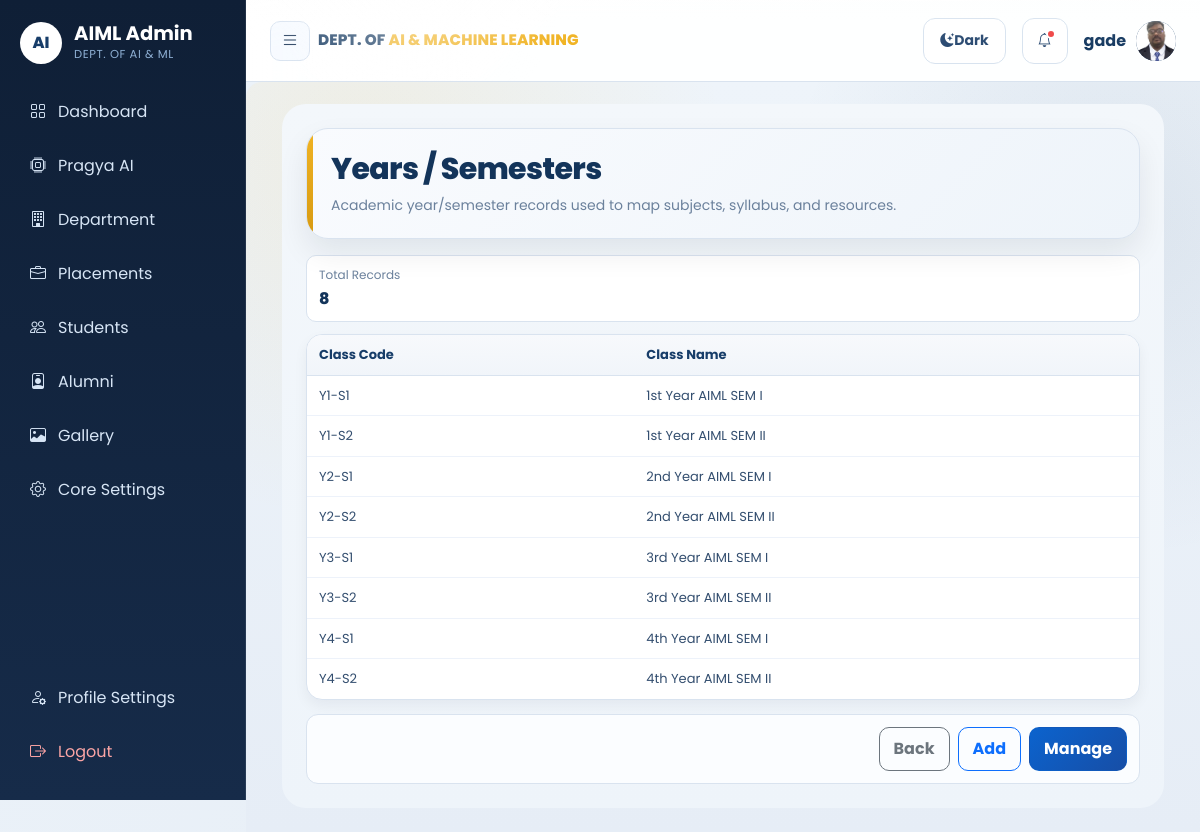
/admin/settings/department_option.php (signed in), run on the app's committed database.
### tables this page shows
CREATE TABLE `class` (
  `id` int(11) NOT NULL,
  `class_code` varchar(500) NOT NULL,
  `class_name` varchar(500) NOT NULL
);

### libraries/mysql.class.php (called while the page is built, shortened)
<?php
class DataBasePDO
{
	private static $hostname	=  DB_SERVER;
	private static $username	=  DB_USER;
	private static $password	=  DB_PASS;
	private static $dbname		=  DB_DATABASE;
	private static $instance 	= FALSE;
	private $db;
	public $fetch_mode 			= PDO::FETCH_ASSOC;
	private $last_statement		= NULL;
 	public function __construct($connect = true, $dataBase = null, $server = null,$userName = null, $passWord = null){
			$this->db = self::$instance;
 			return self::$instance;
 	}
	public function connectToDB(){
			$dns='mysql:host='.self::$hostname.';dbname='.self::$dbname;
	    	self::$instance = new PDO($dns, self::$username, self::$password);
	    	self::$instance->setAttribute(PDO::ATTR_ERRMODE, PDO::ERRMODE_EXCEPTION);
	    	self::$instance->setAttribute(PDO::ATTR_DEFAULT_FETCH_MODE, PDO::FETCH_ASSOC);
	    	$this->db = self::$instance;
	}
	public function executeQuery($sqlQuery = NULL){
			try {
				$this->affected_row = $this->db->exec($sqlQuery);
				return $this->affected_row;
			}
			catch (PDOException $e){
				$this->logDatabaseError($e);
				return false;
			}
	}
	public function getOnePrepared($sqlQuery = NULL, $params = array()){
			if (!$this->internalPreparedQuery($sqlQuery, $params)){
				return false;
			}
			$result = $this->last_statement->fetch();
			return $result;
	}
	public function getAllResults($sqlQuery = NULL){
			if (!$this->internalQuery($sqlQuery)){
				return array();
			}
			$result = $this->last_statement->fetchAll();
			return $result;
	}
	public function internalQuery($sqlQuery = NULL){
			try {
				$stmt = $this->db->query($sqlQuery);
				$stmt->setFetchMode($this->fetch_mode);
				$this->last_statement = $stmt;
				return TRUE;
			}
			catch (PDOException $e){
				$this->logDatabaseError($e);
				return false;
			}
	}
	public function internalPreparedQuery($sqlQuery = NULL, $params = array()){
			try {
				$stmt = $this->db->prepare($sqlQuery);
				$stmt->execute($params);
				$stmt->setFetchMode($this->fetch_mode);
				$this->last_statement = $stmt;
				return TRUE;
			}
			catch (PDOException $e){
				$this->logDatabaseError($e);
				return false;
			}
	}
}
?>

### libraries/functions.class.php (called while the page is built, shortened)
<?php
	include_once("mysql.class.php");
 	class DataFunctions {
 		public $dbObj;
 		public function __construct(){
 			$this->dbObj = new DataBasePDO();
			try { $this->ensureAdminSchema(); } catch (Exception $e) {}
			try { $this->ensureModernAuthSchema(); } catch (Exception $e) {}
			try { $this->ensureStaffAuthSchema(); } catch (Exception $e) {}
			try { $this->ensureEventSchema(); } catch (Exception $e) {}
 		}
	private function assertSafeIdentifier($identifier){
		$identifier = trim((string)$identifier);
		return $identifier;
	}
	private function ensureUsersRoleSchema(){
		$usersTable = $this->assertSafeIdentifier(TB_USERS);
		if ($this->tableHasColumn($usersTable, 'role')) {
			return;
		}
		$this->dbObj->executeQuery("ALTER TABLE `".$usersTable."` ADD COLUMN `role` ENUM('student','alumni','admin') NOT NULL DEFAULT 'student'");
		$this->dbObj->executeQuery('CREATE INDEX `idx_users_role` ON `'.$usersTable.'` (`role`)');
	}
	private function ensureModernAuthSchema(){
		$this->ensureColumnDefinition(ADMIN_TABLE, 'last_access', "timestamp NULL DEFAULT NULL COMMENT 'customer login time and date is stored'");
		$this->ensureColumnDefinition(TB_USERS, 'password', "varchar(255) NOT NULL COMMENT 'user password is stored'");
		$this->ensureColumnDefinition(ADMIN_TABLE, 'password', "varchar(255) NOT NULL COMMENT 'customer password is stored'");
		$this->ensureColumnDefinition(TB_USERS, 'address', "varchar(255) NOT NULL COMMENT 'user address is stored'");
		$this->ensureColumnDefinition(ADMIN_TABLE, 'address', "varchar(255) NOT NULL COMMENT 'customer address is stored'");
	}
	private function ensureStaffAuthSchema(){
		$table = $this->assertSafeIdentifier(TB_STAFF);
		$idColumn = $this->dbObj->getOnePrepared(
			"SELECT COLUMN_KEY, EXTRA
			 FROM information_schema.COLUMNS
			 WHERE TABLE_SCHEMA = DATABASE()
			   AND TABLE_NAME = :table_name
			   AND COLUMN_NAME = 'id'
			 LIMIT 1",
			array(':table_name' => $table)
		);
		if (!empty($idColumn)) {
			$columnKey = strtoupper((string)($idColumn['COLUMN_KEY'] ?? ''));
			$extra = strtolower((string)($idColumn['EXTRA'] ?? ''));
			if ($columnKey === 'PRI' && strpos($extra, 'auto_increment') === false) {
				$this->dbObj->executeQuery('ALTER TABLE `'.$table.'` MODIFY `id` int(11) NOT NULL AUTO_INCREMENT');
			}
		}
		$columnCheck = $this->dbObj->getAllResults('SHOW COLUMNS FROM `'.$table.'` LIKE "password"');
		if (empty($columnCheck)) {
			$this->dbObj->executeQuery('ALTER TABLE `'.$table.'` ADD COLUMN `password` varchar(255) NOT NULL DEFAULT "" AFTER `e_mail`');
		} else {
			$this->ensureColumnDefinition($table, 'password', "varchar(255) NOT NULL DEFAULT ''");
		}
	}
	private function ensureAdminSchema(){
		$table = $this->assertSafeIdentifier(ADMIN_TABLE);
		try {
			$this->dbObj->executeQuery(
				"UPDATE `".$table."`
				 SET `last_access` = NULL
				 WHERE CAST(`last_access` AS CHAR(19)) = '0000-00-00 00:00:00'"
			);
		} catch (Exception $e) {}
		$this->ensureColumnDefinition($table, 'last_access', "timestamp NULL DEFAULT NULL COMMENT 'customer login time and date is stored'");
		$this->ensurePrimaryAutoIncrementId($table);
	}
	private function ensureAchievementsSchema(){
		$table = $this->assertSafeIdentifier(TB_ACHIEVEMENTS);
		$this->dbObj->executeQuery(
			'CREATE TABLE IF NOT EXISTS `'.$table.'` (
				`id` int(11) NOT NULL AUTO_INCREMENT,
				`category_id` tinyint(4) NOT NULL,
				`achievement_desc` blob NOT NULL,
				PRIMARY KEY (`id`)
			) ENGINE=InnoDB DEFAULT CHARSET=latin1'
		);
	}
	private function ensureGallerySchema(){
		$categoryTable = $this->assertSafeIdentifier(TB_GALLERY_CATEGORY);
		$createSql = "CREATE TABLE IF NOT EXISTS `".$categoryTable."` (
			`id` int(11) NOT NULL AUTO_INCREMENT,
			`category_name` varchar(500) NOT NULL,
			`linked_event_id` int(11) DEFAULT NULL,
			`sort_order` int(11) NOT NULL DEFAULT 0,
			`is_active` tinyint(4) NOT NULL DEFAULT 1,
			PRIMARY KEY (`id`)
		) ENGINE=InnoDB DEFAULT CHARSET=latin1";
		$this->dbObj->executeQuery($createSql);
	}
	private function ensureEventSchema(){
		$eventTypesTable = $this->assertSafeIdentifier(TB_EVENT_TYPES);
		$eventsTable = $this->assertSafeIdentifier(TB_EVENTS);
		$this->dbObj->executeQuery(
			'CREATE TABLE IF NOT EXISTS `'.$eventTypesTable.'` (
				`id` int(11) NOT NULL AUTO_INCREMENT,
				`event_type` varchar(255) NOT NULL,
				PRIMARY KEY (`id`)
			) ENGINE=InnoDB DEFAULT CHARSET=latin1'
		);
		$this->dbObj->executeQuery(
			'CREATE TABLE IF NOT EXISTS `'.$eventsTable.'` (
				`id` int(11) NOT NULL AUTO_INCREMENT,
				`event_type_id` int(11) NOT NULL DEFAULT 0,
				`event_name` varchar(255) NOT NULL DEFAULT \'\',
				`event_desc` text NOT NULL,
				`event_address` text NOT NULL,
				`event_date` date NOT NULL,
				`reg_frm_date` date NULL DEFAULT NULL,
				`reg_to_date` date NULL DEFAULT NULL,
				`is_registration` tinyint(1) NOT NULL DEFAULT 0,
				PRIMARY KEY (`id`)
			) ENGINE=InnoDB DEFAULT CHARSET=latin1'
		);
		$this->ensurePrimaryAutoIncrementId($eventTypesTable);
	}
	private function ensurePrimaryAutoIncrementId($table){
		$table = $this->assertSafeIdentifier($table);
		$idColumn = $this->dbObj->getOnePrepared(
			"SELECT COLUMN_KEY, EXTRA
			 FROM information_schema.COLUMNS
			 WHERE TABLE_SCHEMA = DATABASE()
			   AND TABLE_NAME = :table_name
			   AND COLUMN_NAME = 'id'
			 LIMIT 1",
			array(':table_name' => $table)
		);
		$columnKey = strtoupper((string)($idColumn['COLUMN_KEY'] ?? ''));
		$extra = strtolower((string)($idColumn['EXTRA'] ?? ''));
		if ($columnKey !== 'PRI') {
			$primaryKey = $this->dbObj->getAllResults('SHOW INDEX FROM `'.$table.'` WHERE Key_name = "PRIMARY"');
			if (empty($primaryKey)) {
				$this->dbObj->executeQuery('ALTER TABLE `'.$table.'` ADD PRIMARY KEY (`id`)');
			}
		}
		if (strpos($extra, 'auto_increment') === false) {
			$this->dbObj->executeQuery('ALTER TABLE `'.$table.'` MODIFY `id` int(11) NOT NULL AUTO_INCREMENT');
		}
	}
	private function ensurePlacementsSchema(){
		$table = $this->assertSafeIdentifier(TB_PLACEMENTS);
		$statsTable = $this->assertSafeIdentifier(TB_PLACEMENT_STATS);
		$this->dbObj->executeQuery(
			'CREATE TABLE IF NOT EXISTS `'.$table.'` (
				`id` int(11) NOT NULL AUTO_INCREMENT,
				`category_id` tinyint(4) NOT NULL,
				`placement_desc` blob NOT NULL,
				PRIMARY KEY (`id`)
			) ENGINE=InnoDB DEFAULT CHARSET=latin1'
		);
		$this->dbObj->executeQuery(
			'CREATE TABLE IF NOT EXISTS `'.$statsTable.'` (
				`id` int(11) NOT NULL AUTO_INCREMENT,
				`students_placed` varchar(50) NOT NULL DEFAULT \'\',
				`companies_visited` varchar(50) NOT NULL DEFAULT \'\',
				`highest_package` varchar(50) NOT NULL DEFAULT \'\',
				`average_package` varchar(50) NOT NULL DEFAULT \'\',
				`updated_at` timestamp NOT NULL DEFAULT CURRENT_TIMESTAMP ON UPDATE CURRENT_TIMESTAMP,
				PRIMARY KEY (`id`)
			) ENGINE=InnoDB DEFAULT CHARSET=latin1'
		);
	}
	private function tableHasColumn($table, $columnName){
		$table = $this->assertSafeIdentifier($table);
		$columnName = $this->assertSafeIdentifier($columnName);
		$result = $this->dbObj->getAllResults('SHOW COLUMNS FROM `'.$table.'` LIKE "'.$columnName.'"');
		return !empty($result);
	}
	private function ensureColumnDefinition($table, $columnName, $definition){
		$table = $this->assertSafeIdentifier($table);
		$columnName = $this->assertSafeIdentifier($columnName);
		$definition = trim((string)$definition);
		$checkSql = "SELECT COLUMN_TYPE, IS_NULLABLE, COLUMN_DEFAULT
					 FROM information_schema.COLUMNS
					 WHERE TABLE_SCHEMA = DATABASE()
					   AND TABLE_NAME = :table_name
					   AND COLUMN_NAME = :column_name
					 LIMIT 1";
		$result = $this->dbObj->getOnePrepared($checkSql, array(
			':table_name' => $table,
			':column_name' => $columnName
		));
		$currentType = strtolower((string)($result['COLUMN_TYPE'] ?? ''));
		if ($columnName === 'password' && strpos($currentType, 'varchar(255)') !== false) {
			return;
		}
		if ($columnName === 'address' && preg_match('/varchar\((\d+)\)/', $currentType, $matches) && (int)$matches[1] >= 255) {
			return;
		}
		$alterSql = "ALTER TABLE `".$table."` MODIFY `".$columnName."` ".$definition;
		$this->dbObj->executeQuery($alterSql);
	}
}

### admin/settings/department_option.php (the view, shortened to what this page needs)
<?php
include_once('../layout/main_header.php');
require_once(LIB_PATH . '/functions.class.php');
$fcObj = new DataFunctions();
$option = isset($_GET['option']) ? trim((string)$_GET['option']) : '';
if (!isset($configs[$option])) {
    $option = 'classes';
}
$current = $configs[$option];
$rows = array();
$headers = array();
switch ($option) {
    case 'classes':
        $headers = array('Class Code', 'Class Name');
        $data = $fcObj->getClasses(TB_CLASS);
        foreach ($data as $row) {
            $rows[] = array($row['class_code'], $row['class_name']);
        }
        break;
}
$totalRecords = count($rows);
?>
<div class="container-fluid dept-option-page">
    <div class="page-shell">
        <div class="page-hero">
            <h3 class="page-title"><?php echo htmlspecialchars($current['title'], ENT_QUOTES, 'UTF-8'); ?></h3>
            <p class="page-subtitle"><?php echo htmlspecialchars($current['desc'], ENT_QUOTES, 'UTF-8'); ?></p>
        </div>
        <div class="status-grid">
            <div class="status-card">
                <span class="status-label">Total Records</span>
                <span class="status-value"><?php echo (int)$totalRecords; ?></span>
            </div>
        </div>
        <div class="data-wrap">
            <table class="data-table">
                <thead>
                    <tr>
                        <?php foreach ($headers as $head) { ?>
                            <th><?php echo htmlspecialchars($head, ENT_QUOTES, 'UTF-8'); ?></th>
                        <?php } ?>
                    </tr>
                </thead>
                <tbody>
                    <?php if (empty($rows)) { ?>
                        <tr>
                            <td class="empty-row" colspan="<?php echo count($headers) > 0 ? count($headers) : 1; ?>">No records found.</td>
                        </tr>
                    <?php } else { ?>
                        <?php foreach ($rows as $r) { ?>
                            <tr>
                                <?php foreach ($r as $cell) { ?>
                                    <td><?php echo htmlspecialchars((string)$cell, ENT_QUOTES, 'UTF-8'); ?></td>
                                <?php } ?>
                            </tr>
                        <?php } ?>
                    <?php } ?>
                </tbody>
            </table>
        </div>
        <div class="actions">
            <a href="otheroperations.php" class="btn btn-outline-secondary btn-action">Back</a>
            <?php if ($current['add_url'] !== '') { ?>
                <a href="<?php echo htmlspecialchars($current['add_url'], ENT_QUOTES, 'UTF-8'); ?>" class="btn btn-outline-primary btn-action">Add</a>
            <?php } ?>
            <a href="<?php echo htmlspecialchars($current['manage_url'], ENT_QUOTES, 'UTF-8'); ?>" class="btn btn-primary btn-action">Manage</a>
        </div>
    </div>
</div>
<?php include_once('../layout/footer.php'); ?>

### public/assets/css/site-refresh.css (style rules this page uses)
:root { --refresh-bg: #f3f7fb; --refresh-surface: #ffffff; --refresh-text: #14243b; --refresh-muted: #5b6f86; --refresh-primary: #0b63ce; --refresh-primary-2: #174ea6; --refresh-border: #d9e4ef; --refresh-shadow: 0 12px 28px rgba(15, 30, 52, 0.08); }
* { box-sizing: border-box; }
body { background: radial-gradient(circle at 10% -5%, rgba(11, 99, 206, 0.08), transparent 34%), radial-gradient(circle at 90% 0%, rgba(52, 168, 83, 0.07), transparent 28%), var(--refresh-bg); color: var(--refresh-text); }
h1, h2, h3, h4, h5, h6 { color: #10243f; letter-spacing: -0.02em; }
.btn-primary, .btn-warning, input.button, .button { border-radius: 10px; font-weight: 600; }
.btn-primary { background: linear-gradient(135deg, var(--refresh-primary), var(--refresh-primary-2)); border-color: transparent; }

### public/assets/css/admin-refresh.css (style rules this page uses)
body { font-family: "Poppins", "Segoe UI", Arial, sans-serif; background: radial-gradient(circle at 0% 0%, rgba(20, 86, 177, 0.08), transparent 28%), radial-gradient(circle at 100% 0%, rgba(8, 145, 178, 0.07), transparent 24%), #f4f7fb; color: #1b2f49; }

### public/assets/css/admin/admin_layout.css (style rules this page uses)
:root { --admin-sidebar-width: 246px; --admin-sidebar: #173d69; --admin-sidebar-deep: #13345a; --admin-accent: #f0b323; --admin-surface: #eef4fa; --admin-card: #ffffff; --admin-border: #d9e3ef; --admin-text: #163a61; --admin-muted: #88a0ba; }
body { overflow-x: hidden; background: var(--admin-surface); color: var(--admin-text); }

### data on the page
class: class_code "Y1-S1", class_name "1st Year AIML SEM I"
class: class_code "Y1-S2", class_name "1st Year AIML SEM II"
class: class_code "Y2-S1", class_name "2nd Year AIML SEM I"
class: class_code "Y2-S2", class_name "2nd Year AIML SEM II"
class: class_code "Y3-S1", class_name "3rd Year AIML SEM I"
class: class_code "Y3-S2", class_name "3rd Year AIML SEM II"
class: class_code "Y4-S1", class_name "4th Year AIML SEM I"
class: class_code "Y4-S2", class_name "4th Year AIML SEM II"

### other printed values
$item['label'] "Dashboard"
$item['label'] "Pragya AI"
$item['label'] "Department"
$item['label'] "Placements"
$item['label'] "Students"
$item['label'] "Alumni"
$item['label'] "Gallery"
$item['label'] "Core Settings"
$adminFirstName "gade"
$current['title'] "Years / Semesters"
$current['desc'] "Academic year/semester records used to map subjects, syllabus, and resources."
$totalRecords "8"
$head "Class Code"
$head "Class Name"
